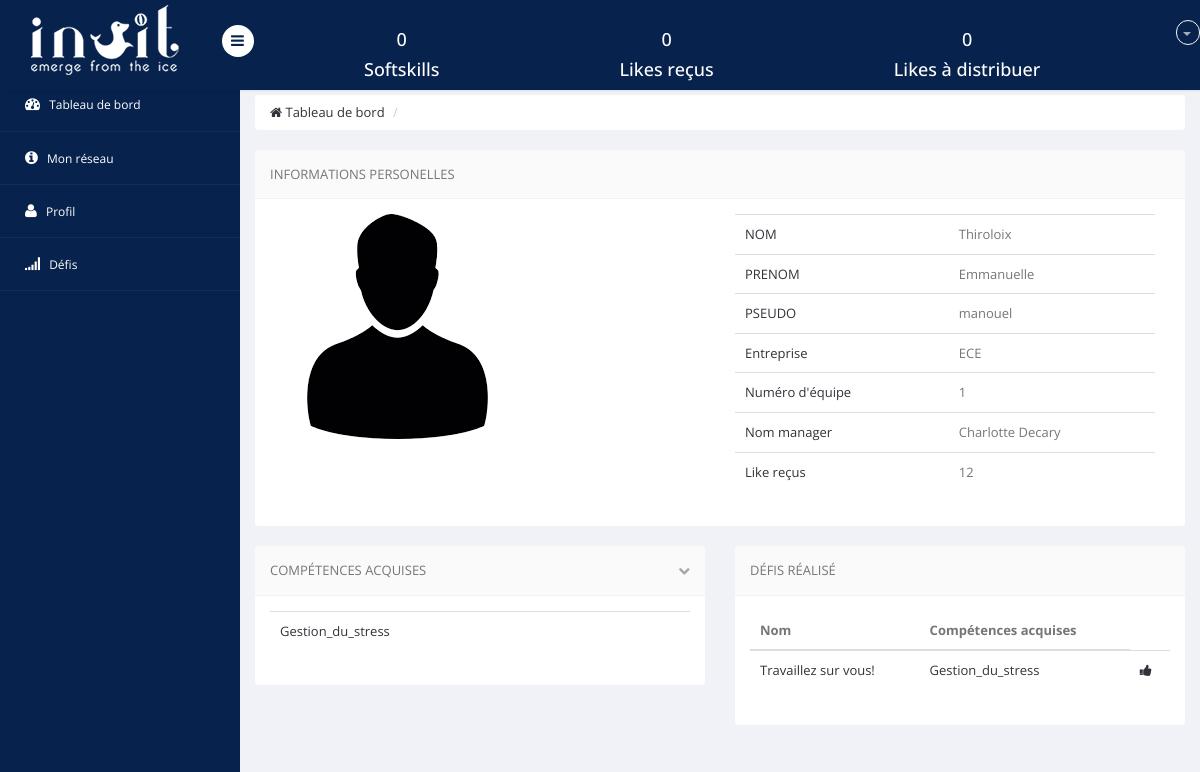
Page /profil_info.php?id=19 (signed in) on the committed database.
### tables this page shows
CREATE TABLE `informations` (
  `id` int(10) NOT NULL,
  `likes_recus` int(11) NOT NULL,
  `likes_distrib` int(11) NOT NULL DEFAULT '0',
  `defis_realises` varchar(255) NOT NULL,
  `defis_en_cours` varchar(255) NOT NULL,
  `defis_non_realises` varchar(255) NOT NULL,
  `defis_en_attente` varchar(255) NOT NULL,
  `entreprise` text NOT NULL,
  `equipe` int(11) NOT NULL,
  `type` set('employe','administrateur','manager') NOT NULL,
  `prenom` text NOT NULL,
  `nom` text NOT NULL,
  `competences` varchar(255) NOT NULL,
  `photo` varchar(100) NOT NULL DEFAULT 'user.png',
  `username` varchar(10) NOT NULL,
  `password` varchar(30) NOT NULL,
  `competences_acquises` varchar(255) NOT NULL
);

CREATE TABLE `defis` (
  `id` int(11) NOT NULL,
  `nom` text NOT NULL,
  `resume` longtext NOT NULL,
  `competences_acquises` set('Optimisme','Confiance','Sociabilite','Empathie','Communication','Efficacite','Gestion_du_stress','Creativite','Audace','Motivation','Visualisation','Présence','Adaptabilite','Curiosite','Disponibilite') NOT NULL,
  `duree` int(11) NOT NULL,
  `importance` int(11) NOT NULL
);

### profil_info.php (the view, shortened to what this page needs)
<?php
require 'include/functions.php';
include("include/header.inc.php");
include("include/menu_haut.inc.php");
include("include/menu_gauche.inc.php");
$id=$_GET['id'];
require_once 'include/db.php';
$req=$pdo->prepare('SELECT * FROM informations WHERE id = ?');
      $req->execute([$id]);
      $mec=$req->fetch();
$req=$pdo->prepare('SELECT * FROM informations WHERE (entreprise=? AND equipe=? AND type=?)');
$req->execute([$mec->entreprise,$mec->equipe,"manager"]);
$manager=$req->fetch();
$req=$pdo->prepare('SELECT * FROM informations WHERE id = ?');
      $req->execute([$_SESSION['auth']->id]);
      $moi=$req->fetch();
$like_a_distrib=$moi->likes_distrib;
?>
  <body>
    <section id="main-content">
        <section class="wrapper">
        <div class="row">
                <div class="col-md-12">
                    <ul class="breadcrumb">
                        <li><a href="tableau_de_bord.php"><i class="fa fa-home"></i> Tableau de bord</a></li>
                        <li class="active"></li>
                    </ul>
                </div>
            </div>
            <div class="row">
              <div class="col-lg-12">
                <section class="panel">
                  <header class="panel-heading">
                    Informations personelles
                  </header>
                  <div class="panel-body">
                    <div class="col-lg-6">
                        <table class="table">
                            <tr>
                                  <img src=<?php echo("images/".$mec->photo)?> alt="">
                                  <br>
                                  <br>
                            </tr>
                        </table>
                    </div>
                    <div class="col-lg-6">
                        <table class="table">
                            <tr>
                                <td><a href="#">NOM</a></td>
                                <td>
                                    <?php echo($mec->nom)?>
                                </td>
                            </tr>
                            <tr>
                                <td><a href="#">PRENOM</a></td>
                                <td>
                                    <?php echo($mec->prenom)?>
                                </td>
                            </tr>
                            <tr>
                                <td><a href="#">PSEUDO</a></td>
                                <td><?php echo($mec->username)?>
                                </td>
                            </tr>
                            <tr>
                                <td><a href="#">Entreprise</a></td>
                                <td><?php echo($mec->entreprise)?>
                                </td>
                            </tr>
                            <tr>
                                <td><a href="#">Numéro d'équipe</a></td>
                                <td><?php echo($mec->equipe)?>
                                </td>
                            </tr>
                            <tr>
                                <td><a href="#">Nom manager</a></td>
                                <td><?php echo($manager->prenom.' '.$manager->nom)?>
                                </td>
                            </tr>
                            <tr>
                                <td><a href="#">Like reçus</a></td>
                                <td><?php echo($mec->likes_recus)?>
                                </td>
                            </tr>
                        </table>
                    </div>
                </div>
                 </section>
              </div>
            <div class="col-lg-6">
                <section class="panel">
                    <header class="panel-heading">
                        Compétences Acquises
                        <span class="tools pull-right">
                            <a href="javascript:;" class="fa fa-chevron-down"></a>
                         </span>
                    </header>
                    <div class="panel-body">
                        <table class="table  table-hover general-table">
                            <tbody>
                                    <?php $competences=$mec->competences_acquises;
                                    $comp=explode(",", $competences);
                                     if(!empty($competences)){
                                     foreach($comp as $c): ?>
                                       <tr>
                                       <td><a ><?php echo $c; ?></a></td>
                                        </tr>
                                    <?php endforeach;
                                    }
                                    else{?>
                                    <tr>
                                       <td><a >Pas de compétences acquises</a></td>
                                        </tr>
                                    <?php }?>
                                </tbody>
                        </table>
                    </div>
                </section>
            </div>
    <div class="col-lg-6">
                <section class="panel">
                    <header class="panel-heading">
                        Défis réalisé
                    </header>
                    <div class="panel-body">
                        <table class="table  table-hover general-table">
                            <thead>
                            <tr>
                                <th> Nom</th>                                <th>Compétences acquises</th>
                            </tr>
                            </thead>
                           <tbody>
                                <?php
                                $defis=$mec->defis_realises;
                                if(!empty($defis)){
                                    $int=explode(",", $defis);
                                    foreach($int as $def):
                                        $req=$pdo->prepare('SELECT * FROM defis WHERE id=?');
                                        $req->execute([$def]);
                                        $mon_def=$req->fetch();
                                        ?><tr>
                                          <td><a ><?php echo $mon_def->nom; ?></a></td>
                                          <td><a ><?php echo $mon_def->competences_acquises; ?></a></td>
                                          <?php if($like_a_distrib !='0'){?>
                                            <td><a href=<?php echo("liker_defis.php?id=".$id); ?>><i class="fa fa-thumbs-up"></i></a></td>
                                            <?php }?>
                                          </tr>
                                          <?php
                                    endforeach;
                                }else{?>
                                    <tr>
                                       <td><a >Pas de défis réalisés</a></td>
                                    </tr><?php
                                }?>
                            </tbody>
                        </table>
                    </div>
                </section>
            </div>
        </section>
    </section>
</section>
  </body>
</html>

### include/header.inc.php (shortened to what this page needs)
<!DOCTYPE html>
<html lang="en">
<head>
    <link href="css/bootstrap.min.css" rel="stylesheet">
    <link href="css/bootstrap-reset.css" rel="stylesheet">
    <link href="css/font-awesome/css/font-awesome.min.css" rel="stylesheet" />
    <link href="css/style.css" rel="stylesheet">
    <link href="css/style-responsive.css" rel="stylesheet" />
</head>

### include/menu_haut.inc.php (shortened to what this page needs)
<?php
require_once 'include/db.php';
    $req=$pdo->prepare('SELECT * FROM informations WHERE id = ?');
    $req->execute([$_SESSION['auth']->id]);
    $moi=$req->fetch();
    $nb_like_distrib=$moi->likes_distrib;
    $nb_like_recus=$moi->likes_recus;
    if($nb_like_recus==''){
        $nb_like_recus='0';
    }
    if($nb_like_distrib==''){
        $nb_like_distrib='0';
    }
    $competences=$moi->competences_acquises;
    if($competences!=''){
        $array_comp=explode(',', $competences);
        $nb_comp=count($array_comp);
    }
    else $nb_comp='0';
?>
<section id="container" >
<header class="header fixed-top clearfix">
<div class="brand">
      <a href="tableau_de_bord.php" class="logo">
      <img src="images/logo_inuit.png" alt="">
    </a>
    <div class="sidebar-toggle-box">
        <div class="fa fa-bars"></div>
    </div>
</div>
<div class="top-nav clearfix">
 <ul class="nav pull-left top-menu1">
<h4><?php echo $nb_comp ?></h4>
<h4>Softskills</h4>
</ul>
<ul class="nav pull-left top-menu2">
<h4><?php echo $nb_like_recus ?></h4>
<h4>Likes reçus </h4>
</ul>
<ul class="nav pull-left top-menu3">
<h4><?php echo $nb_like_distrib ?></h4>
<h4>Likes à distribuer</h4>
</ul>
    <ul class="nav pull-right top-menu">
        <li class="dropdown">
            <a data-toggle="dropdown" class="dropdown-toggle" href="modification_information.php">
                <b class="caret"></b>
            </a>
        </li>
    </ul>
</div>
</header>

### include/menu_gauche.inc.php (shortened to what this page needs)
<?php
      $page = $_SERVER['REQUEST_URI'];
      $page = str_replace("/projet-ppe/", "",$page);
?>
<aside>
    <div id="sidebar" class="nav-collapse">
                    <div class="leftside-navigation">
            <ul class="sidebar-menu" id="nav-accordion">
            <li>
                <a href="tableau_de_bord.php" <?php if($page == "tableau_de_bord.php" ){echo 'class="active"';} ?>>
                    <i class="fa fa-dashboard"></i>
                    <span>Tableau de bord</span>
                </a>
            </li>
            <li class="sub-menu">
                <a href="liste_connexion.php" <?php if($page == "liste_connexion.php"){echo 'class="active"';} ?>>
                    <i class="fa fa-info-circle"></i>
                    <span>Mon réseau</span>
                </a>
            </li>
            <li class="sub-menu">
                <a href="javascript:;" <?php if($page == "modification_information.php" || $page=="modification_information_modif.php" || $page=="modification_information_competences.php"){echo 'class="active"';} ?>>
                    <i class="fa fa-user"></i>
                    <span>Profil</span>
                </a>
            </li>
            <li class="sub-menu">
                <a href="javascript:;" <?php if($page == "defis_en_cours.php" || $page=="defis_en_attente.php" || $page=="defis_realises.php"){echo 'class="active"';} ?>>
                    <i class="fa fa-signal"></i>
                    <span>Défis</span>
                </a>
            </li>
        </ul></div>
    </div>
</aside>

### rows in the picture
informations: photo (placeholder picture), nom "Thiroloix", prenom "Emmanuelle", username "manouel", entreprise "ECE", equipe "1", likes_recus "12", competences_acquises "Gestion_du_stress"
informations: prenom "Charlotte", nom "Decary"
defis: nom "Travaillez sur vous!", competences_acquises "Gestion_du_stress"

### other values in the picture
$nb_comp "0"
$nb_like_recus "0"
$nb_like_distrib "0"
